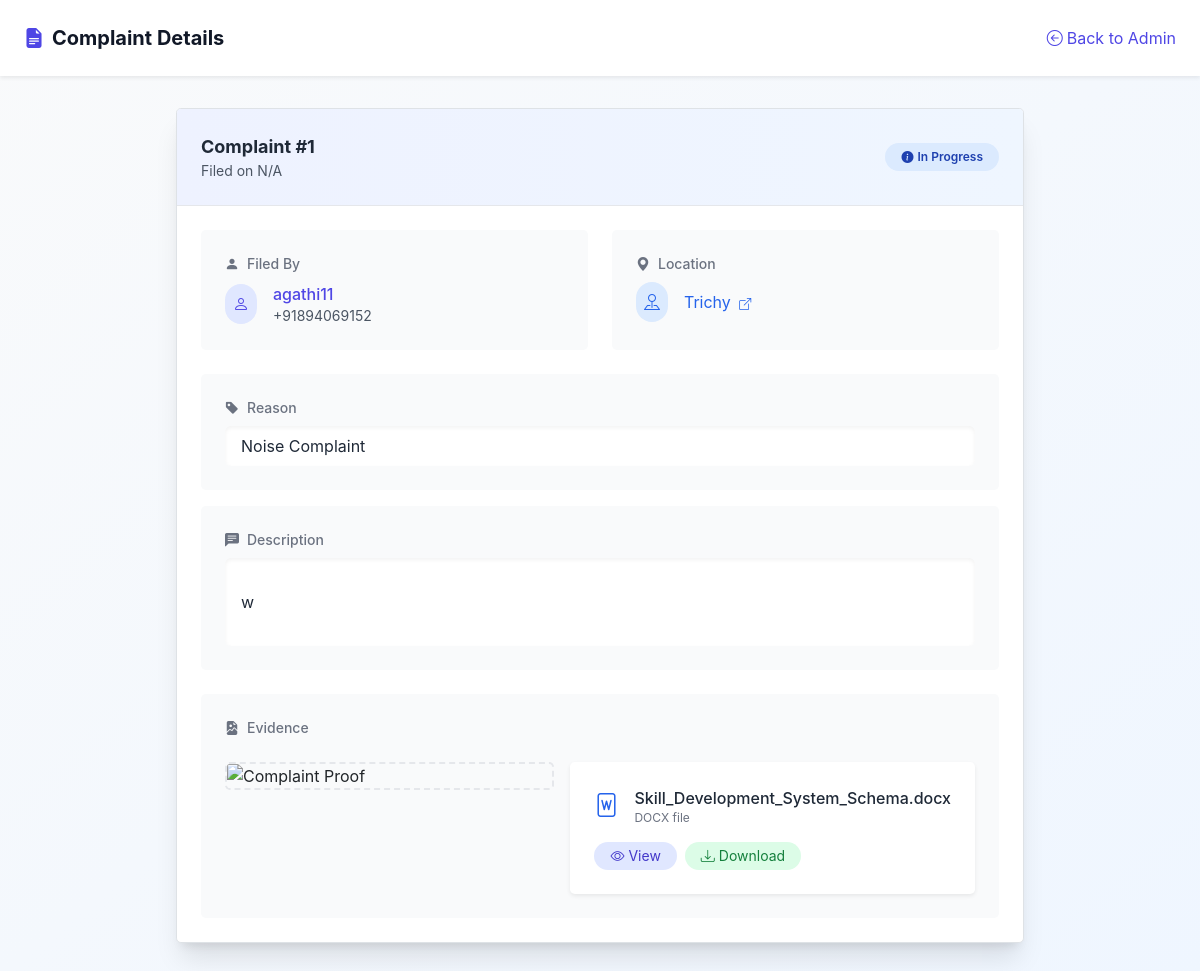
The page /view_complaint/1 on the database its author committed.
### app.py (models this page shows)
class Complaint(db.Model):
    id = db.Column(db.Integer, primary_key=True)
    user_id = db.Column(db.Integer, db.ForeignKey('user.id'), nullable=False)
    complaint_description = db.Column(db.Text, nullable=False)
    reason = db.Column(db.String(100), nullable=False)
    location = db.Column(db.String(255), nullable=False)
    proof_filename = db.Column(db.String(255), nullable=True)
    status = db.Column(db.String(50), default='Pending')
    user = db.relationship('User', backref='complaints', lazy=True)

class User(db.Model):
    id = db.Column(db.Integer, primary_key=True)
    username = db.Column(db.String(150), unique=True, nullable=False)
    email = db.Column(db.String(150), unique=True, nullable=False)
    phone = db.Column(db.String(15), unique=True, nullable=False)
    address = db.Column(db.String(255), nullable=False)
    location = db.Column(db.String(100), nullable=False)
    password = db.Column(db.String(255), nullable=False)
    role = db.Column(db.String(20), default='user')  # 'user' or 'admin'

### app.py (the view)
@app.route('/view_complaint/<int:complaint_id>')
def view_complaint(complaint_id):
    complaint = Complaint.query.get_or_404(complaint_id)
    return render_template('view_complaint.html', complaint=complaint)

### templates/view_complaint.html (shortened to what this page needs)
{% extends "base.html" %}
{% block content %}
<div class="min-h-screen bg-gradient-to-br from-gray-50 to-blue-50">
    <header class="bg-white shadow-sm">
        <div class="max-w-7xl mx-auto px-4 py-4 sm:px-6 lg:px-8 flex justify-between items-center">
            <div class="flex items-center space-x-2">
                <i class="bi bi-file-earmark-text-fill text-indigo-600 text-xl"></i>
                <h1 class="text-xl font-bold text-gray-900">Complaint Details</h1>
            </div>
            <div>
                {% if 'user_id' in session %}
                    <a href="{{ url_for('dashboard') }}" class="text-indigo-600 hover:text-indigo-800 flex items-center transition-colors">
                        <i class="bi bi-arrow-left-circle mr-1"></i>
                        <span>Back to Dashboard</span>
                    </a>
                {% else %}
                    <a href="{{ url_for('admin_dashboard') }}" class="text-indigo-600 hover:text-indigo-800 flex items-center transition-colors">
                        <i class="bi bi-arrow-left-circle mr-1"></i>
                        <span>Back to Admin</span>
                    </a>
                {% endif %}
            </div>
        </div>
    </header>
    <main class="max-w-4xl mx-auto px-4 py-8 sm:px-6 lg:px-8">
        <div class="bg-white shadow-xl rounded-lg overflow-hidden border border-gray-100">
            <div class="px-6 py-4 border-b border-gray-200 bg-gradient-to-r from-indigo-50 to-blue-50">
                <div class="flex justify-between items-center">
                    <div>
                        <h2 class="text-lg font-bold text-gray-800">Complaint #{{ complaint.id }}</h2>
                        <p class="text-sm text-gray-600">Filed on {{ complaint.date_created.strftime('%b %d, %Y') if complaint.date_created else 'N/A' }}</p>
                    </div>
                    <span class="px-3 py-1 inline-flex text-xs leading-5 font-semibold rounded-full
                        {% if complaint.status == 'Resolved' %}bg-green-100 text-green-800
                        {% elif complaint.status == 'Pending' %}bg-yellow-100 text-yellow-800
                        {% elif complaint.status == 'Rejected' %}bg-red-100 text-red-800
                        {% else %}bg-blue-100 text-blue-800{% endif %}">
                        <i class="bi
                            {% if complaint.status == 'Resolved' %}bi-check-circle-fill mr-1
                            {% elif complaint.status == 'Pending' %}bi-hourglass-split mr-1
                            {% elif complaint.status == 'Rejected' %}bi-x-circle-fill mr-1
                            {% else %}bi-info-circle-fill mr-1{% endif %}"></i>
                        {{ complaint.status }}
                    </span>
                </div>
            </div>
            <div class="px-6 py-6 space-y-6">
                <div class="grid grid-cols-1 md:grid-cols-2 gap-6">
                    <div class="bg-gray-50 p-4 rounded-lg">
                        <h3 class="text-sm font-medium text-gray-500 flex items-center">
                            <i class="bi bi-person-fill mr-2"></i>Filed By
                        </h3>
                        <div class="mt-2 flex items-center">
                            <div class="bg-indigo-100 p-2 rounded-full">
                                <i class="bi bi-person text-indigo-600"></i>
                            </div>
                            <div class="ml-3">
                                <a href="{{ url_for('view_user', user_id=complaint.user.id) }}" class="text-indigo-600 hover:text-indigo-800 font-medium">
                                    {{ complaint.user.username }}
                                </a>
                                <p class="text-sm text-gray-600">{{ complaint.user.phone }}</p>
                            </div>
                        </div>
                    </div>
                    <div class="bg-gray-50 p-4 rounded-lg">
                        <h3 class="text-sm font-medium text-gray-500 flex items-center">
                            <i class="bi bi-geo-alt-fill mr-2"></i>Location
                        </h3>
                        <div class="mt-2 flex items-center">
                            <div class="bg-blue-100 p-2 rounded-full">
                                <i class="bi bi-pin-map text-blue-600"></i>
                            </div>
                            <a href="https://www.google.com/maps?q={{ complaint.location }}" target="_blank" class="ml-3 text-blue-600 hover:text-blue-800">
                                {{ complaint.location }}
                                <i class="bi bi-box-arrow-up-right ml-1 text-xs"></i>
                            </a>
                        </div>
                    </div>
                </div>
                <div class="space-y-4">
                    <div class="bg-gray-50 p-4 rounded-lg">
                        <h3 class="text-sm font-medium text-gray-500 flex items-center">
                            <i class="bi bi-tag-fill mr-2"></i>Reason
                        </h3>
                        <div class="mt-2 px-3 py-2 bg-white rounded-md shadow-inner">
                            <p class="text-gray-800">{{ complaint.reason }}</p>
                        </div>
                    </div>
                    <div class="bg-gray-50 p-4 rounded-lg">
                        <h3 class="text-sm font-medium text-gray-500 flex items-center">
                            <i class="bi bi-chat-left-text-fill mr-2"></i>Description
                        </h3>
                        <div class="mt-2 px-3 py-2 bg-white rounded-md shadow-inner whitespace-pre-line">
                            <p class="text-gray-800">{{ complaint.complaint_description }}</p>
                        </div>
                    </div>
                </div>
                {% if complaint.proof_filename %}
                <div class="bg-gray-50 p-4 rounded-lg">
                    <h3 class="text-sm font-medium text-gray-500 flex items-center">
                        <i class="bi bi-file-earmark-image-fill mr-2"></i>Evidence
                    </h3>
                    <div class="mt-4">
                        <div class="flex flex-col md:flex-row gap-4">
                            <div class="flex-1">
                                <div class="border-2 border-dashed border-gray-200 rounded-lg overflow-hidden">
                                    <img src="{{ url_for('static', filename='proof/' + complaint.proof_filename) }}"
                                         alt="Complaint Proof"
                                         class="w-full h-auto object-contain max-h-64"
                                         onerror="this.onerror=null;this.src='{{ url_for('static', filename='images/file-placeholder.png') }}'">
                                </div>
                            </div>
                            <div class="flex-1">
                                <div class="bg-white p-4 rounded-lg shadow-sm">
                                    <div class="flex items-center mb-3">
                                        {% set file_ext = complaint.proof_filename.split('.')[-1].lower() %}
                                        <div class="mr-3 text-2xl
                                            {% if file_ext in ['jpg','jpeg','png','gif'] %}text-blue-500
                                            {% elif file_ext in ['pdf'] %}text-red-500
                                            {% elif file_ext in ['doc','docx'] %}text-blue-600
                                            {% else %}text-gray-500{% endif %}">
                                            <i class="bi
                                                {% if file_ext in ['jpg','jpeg','png','gif'] %}bi-file-image
                                                {% elif file_ext in ['pdf'] %}bi-file-pdf
                                                {% elif file_ext in ['doc','docx'] %}bi-file-word
                                                {% else %}bi-file-earmark{% endif %}"></i>
                                        </div>
                                        <div>
                                            <p class="font-medium text-gray-800 truncate">{{ complaint.proof_filename }}</p>
                                            <p class="text-xs text-gray-500">{{ file_ext|upper }} file</p>
                                        </div>
                                    </div>
                                    <div class="flex space-x-2">
                                        <a href="{{ url_for('static', filename='proof/' + complaint.proof_filename) }}"
                                           target="_blank"
                                           class="px-3 py-1 bg-indigo-100 text-indigo-700 rounded-full text-sm flex items-center hover:bg-indigo-200 transition-colors">
                                            <i class="bi bi-eye mr-1"></i> View
                                        </a>
                                        <a href="{{ url_for('static', filename='proof/' + complaint.proof_filename) }}"
                                           download="{{ complaint.proof_filename }}"
                                           class="px-3 py-1 bg-green-100 text-green-700 rounded-full text-sm flex items-center hover:bg-green-200 transition-colors">
                                            <i class="bi bi-download mr-1"></i> Download
                                        </a>
                                    </div>
                                </div>
                            </div>
                        </div>
                    </div>
                </div>
                {% endif %}
            </div>
        </div>
    </main>
</div>
<link rel="stylesheet" href="https://cdn.jsdelivr.net/npm/bootstrap-icons@1.10.0/font/bootstrap-icons.css">
{% endblock %}

### templates/view_complaint.html (style rules this page uses)
.shadow-inner { box-shadow: inset 0 2px 4px 0 rgba(0, 0, 0, 0.05); }

### rows shown on the page
Complaint: id "1", status "In Progress", location "Trichy", reason "Noise Complaint", complaint_description "w", proof_filename "Skill_Development_System_Schema.docx"
User: user.username "agathi11", user.phone "+91894069152"

### other values the page prints
{{ file_ext|upper }} "DOCX"
